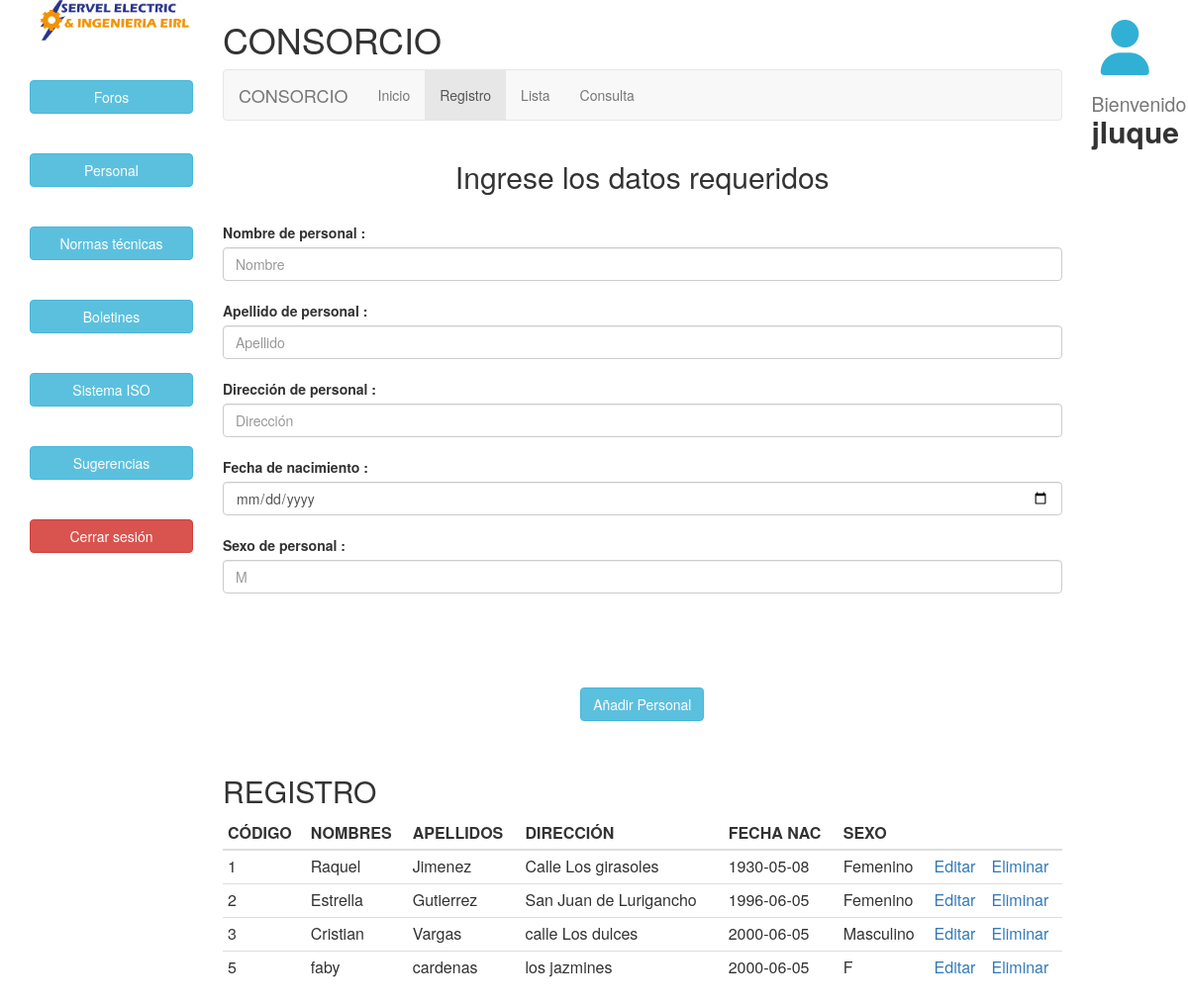
Screenshot of /personal.php (signed in) with the database file from the repository.
### tables this page shows
CREATE TABLE `personal` (
  `codper` int(11) NOT NULL,
  `nom` varchar(50) DEFAULT NULL,
  `ape` varchar(50) DEFAULT NULL,
  `dir` varchar(50) DEFAULT NULL,
  `fnac` date DEFAULT NULL,
  `sex` varchar(12) DEFAULT NULL
);

### personal.entidad.php (called while the page is built, shortened)
<?php
    class Personal
    {
        public function __GET($k){
            return $this->$k;
        }
        public function __SET($k,$v){
            return $this->$k = $v;
        }
    }
?>

### personal.model.php (called while the page is built, shortened)
<?php
    class PersonalModel
    {
        private $pdo;
        public function __CONSTRUCT()
        {
            try
            {
                $this->pdo = new PDO('mysql:host=localhost;dbname=consorcio','root','');
                $this->pdo->setAttribute(PDO::ATTR_ERRMODE, PDO::ERRMODE_EXCEPTION);
            }
            catch(Exception $e)
            {
                die($e->getMessage());
            }
        }
        public function Listar(){
            try
            {
              $result = array();
              $stm = $this->pdo->prepare("SELECT * FROM personal");
              $stm->execute();
              foreach($stm->fetchAll(PDO::FETCH_OBJ) as $r)
                {
                  $alm = new personal();
                  $alm->__SET('codper', $r->codper);
                  $alm->__SET('nom', $r->nom);
                  $alm->__SET('ape', $r->ape);
                  $alm->__SET('dir', $r->dir);
                  $alm->__SET('fnac', $r->fnac);
                  $alm->__SET('sex', $r->sex);
                  $result[] = $alm;
                }
                return $result;
            }
            catch(Exception $e)
            {
              die($e->getMessage());
            }
        }
    }
?>

### personal.php (the view, shortened to what this page needs)
<?php
    if(isset($_SESSION['usuario'])){
?>
<?php
    require_once 'personal.entidad.php';
    require_once 'personal.model.php';
    $alm = new Personal();
    $model = new PersonalModel();
?>
<html>
	<head>
		<link rel="stylesheet" href="css/bootstrap.min.css" />
	</head>
	<body>
        <div class="container">
           <div class="row">
                <div class="col-md-2">
                    <center>
                        <img src="INICIO/img/img-header/logo-servel-electric.png" class="img img-responsive"><br><br>
                        <a href="#" class="btn btn-info btn-block" role="button">Foros</a><br> <br>
                        <a href="#" class="btn btn-info btn-block" role="button">Personal</a><br><br>
                        <a href="#" class="btn btn-info btn-block" role="button">Normas técnicas</a><br> <br>
                        <a href="#" class="btn btn-info btn-block" role="button">Boletines</a><br> <br>
                        <a href="#" class="btn btn-info btn-block" role="button">Sistema ISO</a> <br><br>
                        <a href="#" class="btn btn-info btn-block" role="button">Sugerencias</a> <br><br>
                        <a href="logout.php" class="btn btn-danger btn-block" role="button">Cerrar sesión</a> <br>
                    </center>
                </div>
                <div class="col-md-9">
                    <h1>CONSORCIO</h1>
                   <nav class="navbar navbar-default">
                        <div class="container-fluid">
                            <div class="navbar-header">
                                <a class="navbar-brand" href="#">CONSORCIO</a>
                            </div>
                                <ul class="nav navbar-nav">
                                <li><a href="panel.php">Inicio</a></li>
                                <li class="active"><a href="registro.php">Registro</a></li>
                                <li><a href="lista.php">Lista</a></li>
                                <li><a href="consulta.php">Consulta</a></li>
                            </ul>
                        </div>
                    </nav>
                    <div class="row">
                        <div class="col-md-12">
                            <form action="?action=<?php echo $alm->codper ?'actualizar' : 'registrar'; ?>" method="post" role="form" enctype="multipart/form-data">
                                <center><h2>Ingrese los datos requeridos</h2></center>
                                <fieldset class="form-group">
                                    <input type="hidden" name="codper" placeholder="Código " required size="10" class="form-control" value="<?php echo $alm->__GET('codper'); ?>"><br>
                                    <label for="nom" >Nombre de personal :</label>
                                    <input type="text" name="nom" placeholder="Nombre" required size="50" class="form-control" value="<?php echo $alm->__GET('nom'); ?>"><br>
                                    <label for="ape" >Apellido de personal :</label>
                                    <input type="text" name="ape" placeholder="Apellido" required size="50" class="form-control" value="<?php echo $alm->__GET('ape'); ?>"><br>
                                    <label for="dir" >Dirección de personal :</label>
                                    <input type="text" name="dir" placeholder="Dirección" required size="50" class="form-control" value="<?php echo $alm->__GET('dir'); ?>"><br>
                                    <label for="fnac" >Fecha de nacimiento :</label>
                                    <input type="date" name="fnac" placeholder="" required size="50" class="form-control" value="<?php echo $alm->__GET('fnac'); ?>"><br>
                                    <label for="sex" >Sexo de personal :</label>
                                    <input type="text" name="sex" placeholder="M" required size="50" class="form-control" value="<?php echo $alm->__GET('sex'); ?>"><br>
                                    <br>
                                    <br>
                                    <br>
                                </fieldset>
                                 <center>
                                     <input type="submit" value="Añadir Personal" class="btn btn-info"><br><br>
                                 </center>
                            </form>
                        </div>
                    </div>
                    <div class="row">
                        <div class="col-md-12">
                            <header>
                                <h2>REGISTRO</h2>
                            </header>
                            <table class="table table-condensed">
                                <thead>
                                    <tr>
                                        <th>CÓDIGO</th>
                                        <th>NOMBRES</th>
                                        <th>APELLIDOS</th>
                                        <th>DIRECCIÓN</th>
                                        <th>FECHA NAC</th>
                                        <th>SEXO</th>
                                        <th></th>
                                        <th></th>
                                    </tr>
                                </thead>
                                <?php foreach($model->Listar() as $r): ?>
                                <tr>
                                    <td><?php echo $r->__GET('codper'); ?></td>
                                    <td><?php echo $r->__GET('nom'); ?></td>
                                    <td><?php echo $r->__GET('ape'); ?></td>
                                    <td><?php echo $r->__GET('dir'); ?></td>
                                    <td><?php echo $r->__GET('fnac'); ?></td>
                                    <td><?php echo $r->__GET('sex'); ?></td>
                                    <td>
                                        <a href="?action=editar&codper=<?php echo $r->codper; ?>">Editar</a>
                                    </td>
                                    <td>
                                        <a href="?action=eliminar&codper=<?php echo $r->codper; ?>">Eliminar</a>
                                    </td>
                                </tr>
                                <?php endforeach; ?>
                            </table>
                        </div>
                    </div>
                </div>
                <div class="col-md-1 text-center">
                <i class="fa-solid fa-user fa-4x fa-flip" style="margin-top:20px; color: #31B0D5;"></i>
                    <header>
                        <h2><small>Bienvenido </small><b><?php echo $_SESSION['usuario']; ?></b></h2>
					</header>
                </div>
            </div>
        </div>
	</body>
</html>
<?php
}
else{
echo '<script>window.location="iniciar.php"; </script>';
}
?>

### rows the page displays
personal: __GET "1", __GET "Raquel", __GET "Jimenez", __GET "Calle Los girasoles", __GET "1930-05-08", __GET "Femenino"
personal: __GET "2", __GET "Estrella", __GET "Gutierrez", __GET "San Juan de Lurigancho", __GET "1996-06-05", __GET "Femenino"
personal: __GET "3", __GET "Cristian", __GET "Vargas", __GET "calle Los dulces", __GET "2000-06-05", __GET "Masculino"
personal: __GET "5", __GET "faby", __GET "cardenas", __GET "los jazmines", __GET "2000-06-05", __GET "F"

### other values shown
$_SESSION['usuario'] "jluque"
